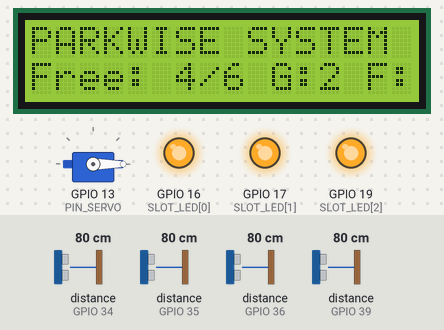
Simulated run of this sketch. Board: ESP32. Parts: servo, 16×2 character LCD, output pins drawn as LEDs (lit = HIGH). Wiring (inferred from the names in the program): 4 × ultrasonic range finder: trigger GPIO 4, echo GPIO 34 / trigger GPIO 23, echo GPIO 35 / trigger GPIO 25, echo GPIO 36 / trigger GPIO 26, echo GPIO 39. Inputs (shaded band) come from the test bench; at power-on: distance to the obstacle (sensors on GPIO 34, GPIO 35, GPIO 36, GPIO 39) 80 cm. The echo pulse lasts 58.3 µs per cm; WiFi joins after 1.5 s; servers stay silent unless stated; uploads are accepted with an empty reply; pins used as bus, display or sensor lines are not drawn; what the sketch prints to the serial monitor is not drawn.

Above: at 1.5 s.
1.6 s: distance to the obstacle (sensor on GPIO 34) set to 7 cm
3.5 s: distance to the obstacle (sensor on GPIO 34) set to 4 cm
At 4.8 s:
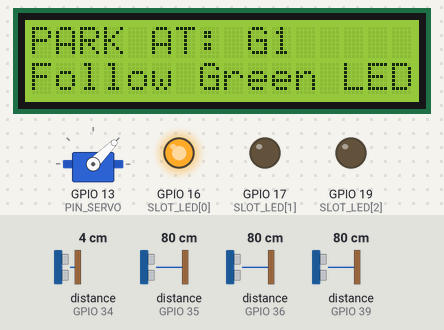
At 6.1 s:
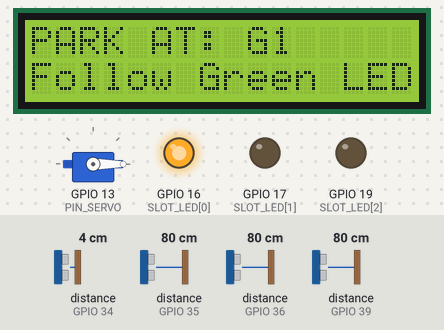
6.5 s: distance to the obstacle (sensor on GPIO 35) set to 10 cm
8.3 s: distance to the obstacle (sensor on GPIO 35) set to 7 cm
At 9.8 s:
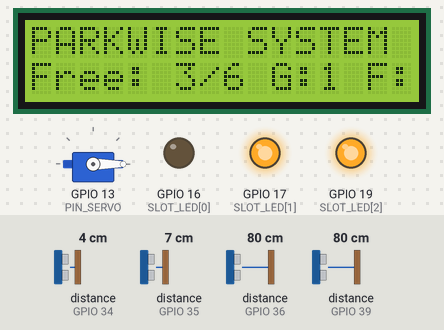
10.4 s: distance to the obstacle (sensor on GPIO 36) set to 10 cm
12.2 s: distance to the obstacle (sensor on GPIO 36) set to 7 cm
At 13.2 s:
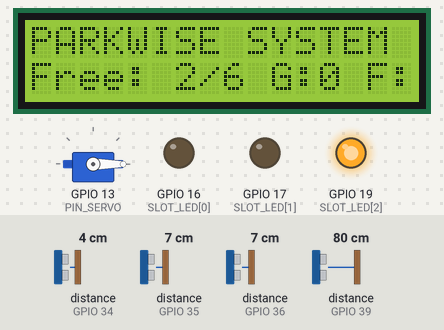
Timing chart, 0 to 15.2 s (numbered marks = the images above; inputs shaded):
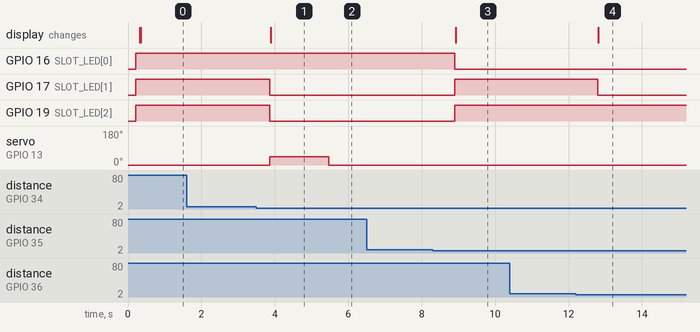

The sketch:

smart_parking_esp32.ino
```cpp
/*
  =============================================================================
  PARKWISE PRO - HIGH-SPEED SMART MOBILITY & AUTOMATED PARKING SYSTEM
  =============================================================================
  Engineered by: Kartikay Saklani & Anshuman (Chandigarh University)
  Board: ESP32 Dev Module

  Hardware Calibrations:
    - Wi-Fi SSID:         "OnePlus"
    - Wi-Fi Password:     "kartikay1234"
    - Gate Sensor Range:  <= 6 cm (Vehicle arrival detection)
    - Slot Sensors Range: <= 9 cm (Bay occupied detection)
    - Servo Gate Barrier: 45 deg (Half angle) - FAST action
    - Gate Hold Time:     1.5 Seconds (Fast automatic closure)
    - Anti-Flutter Lock:  Requires vehicle to clear (>8 cm) before retriggering
    - Glitch Filter:      5-sample median filter on Gate & Slot ultrasonics
    - Guidance LEDs:      Active HIGH (GPIO16=G1, GPIO17=G2, GPIO19=F1)
    - Total Bays:         6 Slots (4 Free at start: G1, G2, F1, F2)
                          G3 = Permanently Occupied | F3 = Permanently Reserved
  =============================================================================
*/

#include <Arduino.h>
#include <Wire.h>
#include <WiFi.h>
#include <WiFiClientSecure.h>
#include <HTTPClient.h>
#include <LiquidCrystal_I2C.h>
#include <ESP32Servo.h>

// ===================== WI-FI & CLOUD CONFIG =====================
const char* WIFI_SSID     = "OnePlus";
const char* WIFI_PASSWORD = "kartikay1234";

// Server Endpoints:
// - Vercel Cloud (Online): "https://smart-parking-system-ten-pearl.vercel.app"
// - Local Mac Host (Offline/LAN): "http://10.47.237.156:3000"
const char* BASE_URL      = "https://smart-parking-system-ten-pearl.vercel.app";
const char* DEVICE_KEY    = "esp32_smart_parking_secret_key_2026";

// ---------- PIN MAPPINGS (Exact Physical Wiring) ----------
const uint8_t PIN_SERVO     = 13; // GPIO13: Gate Servo Signal (orange wire)

// Gate Ultrasonic Sensor
const uint8_t PIN_GATE_TRIG = 4;  // GPIO4:  Gate Sensor TRIG
const uint8_t PIN_GATE_ECHO = 34; // GPIO34: Gate Sensor ECHO (Input only)

// Slot Names and Sensors
const char*   SLOT_NAME[3]  = {"G1", "G2", "F1"};
const uint8_t SLOT_TRIG[3]  = {23, 25, 26}; // GPIO23 (G1), GPIO25 (G2), GPIO26 (F1)
const uint8_t SLOT_ECHO[3]  = {35, 36, 39}; // GPIO35 (G1), GPIO36 (G2), GPIO39 (F1)
const uint8_t SLOT_LED[3]   = {16, 17, 19}; // GPIO16 (G1), GPIO17 (G2), GPIO19 (F1)

// I2C 16x2 LCD Display Pins
const uint8_t PIN_SDA       = 21; // GPIO21: LCD SDA
const uint8_t PIN_SCL       = 22; // GPIO22: LCD SCL

// ---------- OPERATIONAL CALIBRATIONS (FAST SERVO & HALF ANGLE) ----------
const uint8_t  LCD_ADDR             = 0x27;
const int      SERVO_CLOSED         = 0;   // Barrier closed angle (0 degrees)
const int      SERVO_OPEN           = 45;  // Barrier open angle (45 degrees - EXACTLY HALF)
const unsigned long GATE_HOLD_MS    = 1500UL; // Gate opens & auto-closes fast (1.5 seconds)
const unsigned long GATE_COOLDOWN_MS = 800UL; // Fast cooldown to avoid repeated jitter

// Distance Thresholds
const float    GATE_OPEN_CM         = 6.0f;   // Gate triggers when vehicle <= 6 cm
const float    GATE_CLEAR_CM        = 8.5f;   // Must clear beyond 8.5 cm before re-triggering
const float    SLOT_OCCUPIED_CM     = 9.0f;   // Slot occupied when distance <= 9 cm

// Wire & Signal Timing
const unsigned long ULTRA_TIMEOUT_US = 12000UL; // 12ms timeout for lightning fast reads
const unsigned long SENSOR_TICK_MS   = 40UL;    // Fast 40ms polling rate
const unsigned long TELEMETRY_MS     = 1000UL;  // Cloud telemetry interval (1s)

LiquidCrystal_I2C lcd(LCD_ADDR, 16, 2);
Servo gateServo;

// ---------- SENSOR FILTERING & STATE ----------
float slotSamples[3][5];
uint8_t slotSampleIdx[3]    = {0, 0, 0};
float slotDist[3]           = {400, 400, 400};
bool occupied[3]            = {false, false, false};
bool candidate[3]           = {false, false, false};
uint8_t candidateCount[3]   = {0, 0, 0};

// Gate Sensor Filtering (Eliminates False Glitches & Continuous Jitter)
float gateSamples[5]        = {999, 999, 999, 999, 999};
uint8_t gateSampleIdx       = 0;
float gateDist              = 999.0f;
bool gateCar                = false;
bool gateIsOpen             = false;
bool gateArmed              = true; // Prevents endless rotation while car stays at gate
unsigned long gateOpenedAt  = 0;
unsigned long gateClosedAt  = 0;
int assignedSlotIdx         = -1;   // -1 = None, 0 = G1, 1 = G2, 2 = F1

uint8_t roundRobin          = 0;
unsigned long lastTick = 0, lastPrint = 0;

// ---------- INTER-TASK SHARED MEMORY ----------
portMUX_TYPE mux = portMUX_INITIALIZER_UNLOCKED;
struct Snapshot { bool occ[3]; bool car; int dist; };
struct Cmd {
  bool ledActive[3]; bool ledVal[3];
  bool lcdActive; char l1[17]; char l2[17];
  bool gateHold; unsigned long okAt;
};
Snapshot snap = {{false, false, false}, false, 999};
Cmd cmdShared = {{false, false, false}, {false, false, false}, false, "", "", false, 0};
char lastL1[17] = "", lastL2[17] = "";

// ============================================================
//  Helper Functions
// ============================================================
static float median5(const float in[5]) {
  float v[5];
  for (uint8_t i = 0; i < 5; i++) v[i] = in[i];
  for (uint8_t i = 1; i < 5; i++) {
    float key = v[i]; int j = i - 1;
    while (j >= 0 && v[j] > key) { v[j + 1] = v[j]; j--; }
    v[j + 1] = key;
  }
  return v[2];
}

// Clean ultrasonic pulse with fast 12us trigger
static float readCm(uint8_t trig, uint8_t echo) {
  digitalWrite(trig, LOW);
  delayMicroseconds(3);
  digitalWrite(trig, HIGH);
  delayMicroseconds(12);
  digitalWrite(trig, LOW);

  unsigned long us = pulseIn(echo, HIGH, ULTRA_TIMEOUT_US);
  if (us == 0) return -1.0f;
  return us * 0.0343f * 0.5f;
}

// Fast servo actuation
static void setGate(bool open) {
  if (gateIsOpen == open) return; // Prevent repeated redundant writes
  gateIsOpen = open;
  if (open) {
    gateServo.write(SERVO_OPEN); // 45 degrees
    gateOpenedAt = millis();
    Serial.printf("[GATE] FAST OPEN (45 deg) at %lu ms\n", gateOpenedAt);
  } else {
    gateServo.write(SERVO_CLOSED); // 0 degrees
    gateClosedAt = millis();
    Serial.println("[GATE] FAST CLOSED (0 deg)");
  }
}

static void showLcd(const char* a, const char* b) {
  char l1[17], l2[17];
  snprintf(l1, sizeof(l1), "%-16.16s", a);
  snprintf(l2, sizeof(l2), "%-16.16s", b);
  if (strcmp(l1, lastL1) != 0) { lcd.setCursor(0, 0); lcd.print(l1); strcpy(lastL1, l1); }
  if (strcmp(l2, lastL2) != 0) { lcd.setCursor(0, 1); lcd.print(l2); strcpy(lastL2, l2); }
}

static void updateSlot(uint8_t i, float cm) {
  if (cm < 0) cm = 400.0f;
  slotSamples[i][slotSampleIdx[i]] = cm;
  slotSampleIdx[i] = (slotSampleIdx[i] + 1) % 5;
  slotDist[i] = median5(slotSamples[i]);

  // Slot marked occupied when <= 9.0 cm
  bool now = slotDist[i] <= SLOT_OCCUPIED_CM;
  if (now == candidate[i]) {
    if (candidateCount[i] < 255) candidateCount[i]++;
  } else {
    candidate[i] = now;
    candidateCount[i] = 1;
  }

  // 2 consecutive stable reads confirm status change
  if (candidateCount[i] >= 2) {
    bool wasOccupied = occupied[i];
    occupied[i] = candidate[i];

    // If car parked into the assigned slot, clear guidance
    if (!wasOccupied && occupied[i] && assignedSlotIdx == (int)i) {
      Serial.printf("[ASSIGNMENT] Car parked in %s! Guidance done.\n", SLOT_NAME[i]);
      assignedSlotIdx = -1;
    }
  }
}

static void gateLogic(float rawCm, bool remoteHold) {
  if (rawCm < 0) rawCm = 999.0f;

  // Median filter on gate to stop random noise triggers
  gateSamples[gateSampleIdx] = rawCm;
  gateSampleIdx = (gateSampleIdx + 1) % 5;
  gateDist = median5(gateSamples);

  gateCar = (gateDist <= GATE_OPEN_CM);

  // Re-arm trigger ONLY when car has passed or backed away (> 8.5 cm)
  if (gateDist > GATE_CLEAR_CM) {
    gateArmed = true;
  }

  // Cooldown check after closing
  bool inCooldown = (millis() - gateClosedAt < GATE_COOLDOWN_MS);

  // 1. Vehicle arrives at gate (<= 6 cm) and gate is armed:
  if (gateCar && !gateIsOpen && gateArmed && !inCooldown) {
    gateArmed = false; // LOCK OUT re-triggering until car moves away!

    // Find first available free parking bay
    assignedSlotIdx = -1;
    for (uint8_t i = 0; i < 3; i++) {
      if (!occupied[i]) {
        assignedSlotIdx = i;
        break;
      }
    }

    if (assignedSlotIdx != -1) {
      Serial.printf("[AUTO-ASSIGN] Car detected (%.1fcm)! Assigned %s. LED Lit.\n",
                    gateDist, SLOT_NAME[assignedSlotIdx]);
    }

    // Fast open to 45 degrees
    setGate(true);
  }

  // 2. Fast Auto-Close: Closes after 1.5 seconds (or if car clears)
  if (gateIsOpen && !remoteHold) {
    if (millis() - gateOpenedAt >= GATE_HOLD_MS) {
      setGate(false);
    }
  }

  // 3. Remote hold override from Admin page
  if (remoteHold && !gateIsOpen) {
    setGate(true);
  } else if (!remoteHold && !gateCar && gateIsOpen && (millis() - gateOpenedAt >= GATE_HOLD_MS)) {
    setGate(false);
  }
}

// ============================================================
//  JSON Response Parser
// ============================================================
static int findValue(const String& b, const char* key, int from) {
  String pat = String("\"") + key + "\"";
  int i = b.indexOf(pat, from);
  if (i < 0) return -1;
  i += pat.length();
  while (i < (int)b.length() && (b[i] == ' ' || b[i] == ':')) i++;
  return i;
}

static bool isTrueAt(const String& b, int i) {
  return i >= 0 && i + 3 < (int)b.length() && b.substring(i, i + 4) == "true";
}

static int readQuoted(const String& b, int pos, char* out) {
  int q = b.indexOf('"', pos);
  out[0] = 0;
  if (q < 0) return -1;
  int i = q + 1, n = 0;
  while (i < (int)b.length()) {
    char ch = b[i];
    if (ch == '\\' && i + 1 < (int)b.length()) { i++; ch = b[i]; if (ch == 'n') ch = ' '; }
    else if (ch == '"') { out[n] = 0; return i + 1; }
    if (n < 16) out[n++] = ch;
    i++;
  }
  out[n] = 0;
  return -1;
}

static bool parseResponse(const String& b, Cmd& c) {
  memset(&c, 0, sizeof(c));
  if (b.indexOf('{') < 0) return false;
  int li = b.indexOf("\"leds\"");
  if (li >= 0) {
    for (uint8_t k = 0; k < 3; k++) {
      int v = findValue(b, SLOT_NAME[k], li);
      if (v >= 0) { c.ledActive[k] = true; c.ledVal[k] = isTrueAt(b, v); }
    }
  }
  int ci = b.indexOf("\"lcd\"");
  if (ci >= 0) {
    int p = b.indexOf('[', ci);
    if (p >= 0) {
      p = readQuoted(b, p + 1, c.l1);
      if (p >= 0) { p = readQuoted(b, p, c.l2); if (p >= 0) c.lcdActive = true; }
    }
  }
  int gh = findValue(b, "gate_hold", 0);
  c.gateHold = isTrueAt(b, gh);
  return true;
}

// ============================================================
//  Cloud Network Task (Async Core 0)
// ============================================================
static void postTelemetry() {
  Snapshot s;
  portENTER_CRITICAL(&mux); s = snap; portEXIT_CRITICAL(&mux);

  char payload[180];
  snprintf(payload, sizeof(payload),
           "{\"slots\":{\"G1\":%s,\"G2\":%s,\"F1\":%s},\"gate\":{\"car_present\":%s,\"distance_cm\":%d}}",
           s.occ[0] ? "true" : "false", s.occ[1] ? "true" : "false", s.occ[2] ? "true" : "false",
           s.car ? "true" : "false", s.dist);

  String url = String(BASE_URL) + "/api/device/telemetry";
  int code = -1;
  String body = "";

  if (String(BASE_URL).startsWith("https")) {
    WiFiClientSecure client;
    client.setInsecure(); // Fast TLS bypass for embedded telemetry
    client.setTimeout(4);

    HTTPClient http;
    http.setConnectTimeout(5000);
    http.setTimeout(5000);
    if (http.begin(client, "smart-parking-system-ten-pearl.vercel.app", 443, "/api/device/telemetry", true)) {
      http.addHeader("Content-Type", "application/json");
      http.addHeader("Host", "smart-parking-system-ten-pearl.vercel.app");
      http.addHeader("x-device-key", DEVICE_KEY);
      code = http.POST((uint8_t*)payload, strlen(payload));
      if (code > 0) body = http.getString();
      http.end();
    }
  } else {
    WiFiClient client;
    HTTPClient http;
    http.setConnectTimeout(2500);
    http.setTimeout(2500);
    if (http.begin(client, url)) {
      http.addHeader("Content-Type", "application/json");
      http.addHeader("x-device-key", DEVICE_KEY);
      code = http.POST((uint8_t*)payload, strlen(payload));
      if (code > 0) body = http.getString();
      http.end();
    }
  }

  // Diagnostic feedback to Serial Monitor
  if (code == 200) {
    static unsigned long lastOkLog = 0;
    if (millis() - lastOkLog >= 4000) {
      lastOkLog = millis();
      Serial.println(">>> [SERVER] Connected & Synced! (HTTP 200 OK)");
    }
    Cmd c;
    if (parseResponse(body, c)) {
      c.okAt = millis();
      portENTER_CRITICAL(&mux); cmdShared = c; portEXIT_CRITICAL(&mux);
    }
  } else {
    static unsigned long lastErrLog = 0;
    if (millis() - lastErrLog >= 4000) {
      lastErrLog = millis();
      Serial.printf(">>> [SERVER] Sync attempt response: HTTP %d (Check internet or URL)\n", code);
    }
  }
}

void netTask(void*) {
  unsigned long lastPost = 0;
  bool connectedOnce = false;

  for (;;) {
    if (WiFi.status() == WL_CONNECTED) {
      if (!connectedOnce) {
        connectedOnce = true;
        Serial.print("\n>>> [WIFI] CONNECTED TO ");
        Serial.print(WIFI_SSID);
        Serial.print("! ESP32 IP: ");
        Serial.println(WiFi.localIP());
      }
      if (millis() - lastPost >= TELEMETRY_MS) {
        lastPost = millis();
        postTelemetry();
      }
    } else {
      connectedOnce = false;
    }
    vTaskDelay(pdMS_TO_TICKS(80));
  }
}

// ============================================================
//  Setup & Main Loop
// ============================================================
void setup() {
  Serial.begin(115200);
  delay(200);

  Serial.println("\n==================================================");
  Serial.println("  PARKWISE PRO - FAST SERVO SMART MOBILITY        ");
  Serial.println("  Kartikay Saklani & Anshuman | Chandigarh Univ   ");
  Serial.println("==================================================");

  // Initialize Ultrasonic Sensor Pins
  pinMode(PIN_GATE_TRIG, OUTPUT); digitalWrite(PIN_GATE_TRIG, LOW);
  pinMode(PIN_GATE_ECHO, INPUT);

  for (uint8_t i = 0; i < 3; i++) {
    pinMode(SLOT_TRIG[i], OUTPUT); digitalWrite(SLOT_TRIG[i], LOW);
    pinMode(SLOT_ECHO[i], INPUT);
    // Initialize Guidance LEDs (Active HIGH: HIGH = ON, LOW = OFF)
    pinMode(SLOT_LED[i], OUTPUT);
    digitalWrite(SLOT_LED[i], HIGH); // Light up free bay guidance LEDs on boot
    for (uint8_t k = 0; k < 5; k++) slotSamples[i][k] = 400.0f;
  }
  for (uint8_t k = 0; k < 5; k++) gateSamples[k] = 999.0f;

  // Attach Servo & Lock at 0 degrees (Closed) immediately without jitter
  gateServo.setPeriodHertz(50);
  gateServo.attach(PIN_SERVO, 500, 2400);
  gateServo.write(SERVO_CLOSED);
  gateIsOpen = false;
  gateArmed = true;
  Serial.println("[SERVO] Initialized directly to 0 deg (Closed).");

  // I2C 16x2 LCD Initialization
  Wire.begin(PIN_SDA, PIN_SCL);
  lcd.init();
  lcd.backlight();
  lcd.clear();
  showLcd("PARKWISE SYSTEM", "Starting Up...");

  // Wi-Fi Setup with Auto-Reconnect & Fast DNS
  WiFi.mode(WIFI_STA);
  WiFi.setAutoReconnect(true);
  // Configure Google DNS (8.8.8.8) to resolve Vercel quickly through mobile hotspot
  IPAddress dns(8, 8, 8, 8);
  WiFi.config(INADDR_NONE, INADDR_NONE, INADDR_NONE, dns);
  Serial.printf("[WIFI] Connecting to '%s'...\n", WIFI_SSID);
  WiFi.begin(WIFI_SSID, WIFI_PASSWORD);

  // Start Cloud Telemetry Worker with increased 12KB stack for TLS
  xTaskCreatePinnedToCore(netTask, "net", 12288, NULL, 1, NULL, 0);
  Serial.println("[BOOT] All systems active. Ready.\n");
}

void loop() {
  Cmd cmd;
  portENTER_CRITICAL(&mux); cmd = cmdShared; portEXIT_CRITICAL(&mux);
  bool fresh = cmd.okAt != 0 && (millis() - cmd.okAt) < 6000UL;

  // Fast Round-Robin Ultrasonic Sensor Polling
  if (millis() - lastTick >= SENSOR_TICK_MS) {
    lastTick = millis();
    if (roundRobin == 0) {
      gateLogic(readCm(PIN_GATE_TRIG, PIN_GATE_ECHO), fresh && cmd.gateHold);
    } else {
      uint8_t i = roundRobin - 1;
      updateSlot(i, readCm(SLOT_TRIG[i], SLOT_ECHO[i]));
    }
    roundRobin = (roundRobin + 1) % 4;

    int d = (int)gateDist; if (d < 0) d = 0; if (d > 999) d = 999;
    portENTER_CRITICAL(&mux);
    for (uint8_t i = 0; i < 3; i++) snap.occ[i] = occupied[i];
    snap.car = gateCar; snap.dist = d;
    portEXIT_CRITICAL(&mux);

    delay(8); // Short 8ms acoustic settling delay for ultra-fast loop
  }

  // ==========================================================
  //  Guidance LEDs Logic
  // ==========================================================
  for (uint8_t i = 0; i < 3; i++) {
    bool ledOn = false;

    if (occupied[i]) {
      // Car is parked in the bay -> LED must be OFF
      ledOn = false;
    } else if (assignedSlotIdx == (int)i) {
      // Active auto-assigned slot -> GLOW BRIGHT!
      ledOn = true;
    } else if (assignedSlotIdx == -1) {
      // No active arrival: all free bays have their guidance light lit
      ledOn = true;
    }

    // Honor server override if actively commanded
    if (fresh && cmd.ledActive[i]) {
      ledOn = cmd.ledVal[i];
    }

    digitalWrite(SLOT_LED[i], ledOn ? HIGH : LOW);
  }

  // ==========================================================
  //  16x2 LCD Display Updates
  // ==========================================================
  int freeSensorCount = (!occupied[0]) + (!occupied[1]) + (!occupied[2]);
  int totalFree = freeSensorCount + 1; // 4 free at start!

  if (gateCar && assignedSlotIdx != -1) {
    char line1[20], line2[20];
    snprintf(line1, sizeof(line1), "PARK AT: %s", SLOT_NAME[assignedSlotIdx]);
    snprintf(line2, sizeof(line2), "Follow Green LED");
    showLcd(line1, line2);
  } else if (fresh && cmd.lcdActive) {
    showLcd(cmd.l1, cmd.l2);
  } else {
    char line1[20], line2[20];
    if (totalFree <= 0) {
      snprintf(line1, sizeof(line1), "  PARKING FULL");
      snprintf(line2, sizeof(line2), " 0/6 Available");
    } else {
      snprintf(line1, sizeof(line1), "PARKWISE SYSTEM");
      int groundFree = (!occupied[0]) + (!occupied[1]);
      int firstFree = (!occupied[2]) + 1; // F1 + F2
      snprintf(line2, sizeof(line2), "Free: %d/6 G:%d F:%d", totalFree, groundFree, firstFree);
    }
    showLcd(line1, line2);
  }

  // Status Serial Output (Every 1 Second)
  if (millis() - lastPrint >= 1000) {
    lastPrint = millis();
    bool serverSynced = (cmd.okAt != 0 && (millis() - cmd.okAt) < 6000UL);
    Serial.printf("[STATUS] Gate=%.0fcm(Open:%d) | G1=%.0f(%c) G2=%.0f(%c) F1=%.0f(%c) | LEDs=[%d,%d,%d] Free=%d/6 | Wi-Fi=%s | Server=%s\n",
                  gateDist, gateIsOpen ? 1 : 0,
                  slotDist[0], occupied[0] ? 'O' : 'F',
                  slotDist[1], occupied[1] ? 'O' : 'F',
                  slotDist[2], occupied[2] ? 'O' : 'F',
                  digitalRead(SLOT_LED[0]), digitalRead(SLOT_LED[1]), digitalRead(SLOT_LED[2]),
                  totalFree,
                  WiFi.status() == WL_CONNECTED ? "ONLINE" : "OFFLINE",
                  serverSynced ? "SYNCED" : "CONNECTING...");
  }
  delay(1);
}
```

Measured:
- the behaviour switches between 6 and 5 cm on distance to the obstacle (sensor on GPIO 34) (found by bisection; images 0 and 1)
- the behaviour switches between 9 and 8 cm on distance to the obstacle (sensor on GPIO 35) (found by bisection; images 2 and 3)
- the behaviour switches between 9 and 8 cm on distance to the obstacle (sensor on GPIO 36) (found by bisection; images 3 and 4)
- after the input at 1.6 s, every drawn part: stays the same
- after the input at 3.5 s, GPIO 17 (SLOT_LED[1]), GPIO 19 (SLOT_LED[2]): HIGH → LOW after 0.37 s; servo on GPIO 13 (PIN_SERVO): 0° → 45° after 0.35 s, → 0° 1.6 s later; the display: changes after 0.39 s (image 1)
- after the input at 6.5 s, every drawn part: stays the same
- after the input at 8.3 s, GPIO 16 (SLOT_LED[0]): HIGH → LOW after 0.60 s; GPIO 17 (SLOT_LED[1]), GPIO 19 (SLOT_LED[2]): LOW → HIGH after 0.60 s; the display: changes after 0.63 s (image 3)
- after the input at 10.4 s, every drawn part: stays the same
- after the input at 12.2 s, GPIO 17 (SLOT_LED[1]): HIGH → LOW after 0.59 s; the display: changes after 0.61 s (image 4)
